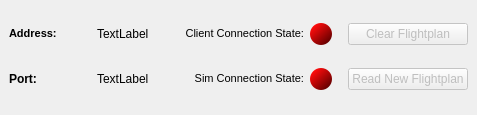
<?xml version="1.0" encoding="UTF-8"?>
<ui version="4.0">
 <class>MainWindow</class>
 <widget class="QMainWindow" name="MainWindow">
  <property name="geometry">
   <rect>
    <x>0</x>
    <y>0</y>
    <width>477</width>
    <height>115</height>
   </rect>
  </property>
  <property name="sizePolicy">
   <sizepolicy hsizetype="Preferred" vsizetype="Preferred">
    <horstretch>0</horstretch>
    <verstretch>0</verstretch>
   </sizepolicy>
  </property>
  <property name="windowTitle">
   <string>Simconnect Server</string>
  </property>
  <widget class="QWidget" name="centralwidget">
   <layout class="QGridLayout" name="gridLayout">
    <property name="sizeConstraint">
     <enum>QLayout::SetNoConstraint</enum>
    </property>
    <property name="leftMargin">
     <number>9</number>
    </property>
    <property name="topMargin">
     <number>6</number>
    </property>
    <property name="rightMargin">
     <number>9</number>
    </property>
    <property name="bottomMargin">
     <number>6</number>
    </property>
    <item row="1" column="8">
     <widget class="QPushButton" name="readNewFpButton">
      <property name="enabled">
       <bool>false</bool>
      </property>
      <property name="sizePolicy">
       <sizepolicy hsizetype="Preferred" vsizetype="Preferred">
        <horstretch>0</horstretch>
        <verstretch>0</verstretch>
       </sizepolicy>
      </property>
      <property name="styleSheet">
       <string notr="true">padding-left: 1em;
padding-right: 1em;</string>
      </property>
      <property name="text">
       <string>Read New Flightplan</string>
      </property>
     </widget>
    </item>
    <item row="0" column="2">
     <spacer name="horizontalSpacer_2">
      <property name="orientation">
       <enum>Qt::Horizontal</enum>
      </property>
      <property name="sizeType">
       <enum>QSizePolicy::Preferred</enum>
      </property>
      <property name="sizeHint" stdset="0">
       <size>
        <width>5</width>
        <height>10</height>
       </size>
      </property>
     </spacer>
    </item>
    <item row="1" column="3">
     <widget class="QLabel" name="portLabel">
      <property name="sizePolicy">
       <sizepolicy hsizetype="Preferred" vsizetype="Preferred">
        <horstretch>0</horstretch>
        <verstretch>0</verstretch>
       </sizepolicy>
      </property>
      <property name="styleSheet">
       <string notr="true"/>
      </property>
      <property name="text">
       <string>TextLabel</string>
      </property>
      <property name="wordWrap">
       <bool>true</bool>
      </property>
      <property name="textInteractionFlags">
       <set>Qt::LinksAccessibleByMouse|Qt::TextSelectableByMouse</set>
      </property>
     </widget>
    </item>
    <item row="0" column="7">
     <spacer name="horizontalSpacer">
      <property name="orientation">
       <enum>Qt::Horizontal</enum>
      </property>
      <property name="sizeType">
       <enum>QSizePolicy::Preferred</enum>
      </property>
      <property name="sizeHint" stdset="0">
       <size>
        <width>10</width>
        <height>10</height>
       </size>
      </property>
     </spacer>
    </item>
    <item row="1" column="5">
     <widget class="QLabel" name="label_4">
      <property name="sizePolicy">
       <sizepolicy hsizetype="Preferred" vsizetype="Preferred">
        <horstretch>0</horstretch>
        <verstretch>0</verstretch>
       </sizepolicy>
      </property>
      <property name="minimumSize">
       <size>
        <width>0</width>
        <height>22</height>
       </size>
      </property>
      <property name="maximumSize">
       <size>
        <width>16777215</width>
        <height>22</height>
       </size>
      </property>
      <property name="font">
       <font>
        <pointsize>8</pointsize>
       </font>
      </property>
      <property name="styleSheet">
       <string notr="true"/>
      </property>
      <property name="text">
       <string>Sim Connection State:</string>
      </property>
      <property name="alignment">
       <set>Qt::AlignRight|Qt::AlignTrailing|Qt::AlignVCenter</set>
      </property>
      <property name="textInteractionFlags">
       <set>Qt::LinksAccessibleByMouse|Qt::TextSelectableByMouse</set>
      </property>
     </widget>
    </item>
    <item row="0" column="5">
     <widget class="QLabel" name="label_3">
      <property name="sizePolicy">
       <sizepolicy hsizetype="Preferred" vsizetype="Preferred">
        <horstretch>0</horstretch>
        <verstretch>0</verstretch>
       </sizepolicy>
      </property>
      <property name="minimumSize">
       <size>
        <width>0</width>
        <height>22</height>
       </size>
      </property>
      <property name="maximumSize">
       <size>
        <width>16777215</width>
        <height>22</height>
       </size>
      </property>
      <property name="font">
       <font>
        <pointsize>8</pointsize>
       </font>
      </property>
      <property name="styleSheet">
       <string notr="true"/>
      </property>
      <property name="text">
       <string>Client Connection State:</string>
      </property>
      <property name="alignment">
       <set>Qt::AlignRight|Qt::AlignTrailing|Qt::AlignVCenter</set>
      </property>
      <property name="textInteractionFlags">
       <set>Qt::LinksAccessibleByMouse|Qt::TextSelectableByMouse</set>
      </property>
     </widget>
    </item>
    <item row="0" column="3">
     <widget class="QLabel" name="addressLabel">
      <property name="sizePolicy">
       <sizepolicy hsizetype="Preferred" vsizetype="Preferred">
        <horstretch>0</horstretch>
        <verstretch>0</verstretch>
       </sizepolicy>
      </property>
      <property name="styleSheet">
       <string notr="true"/>
      </property>
      <property name="text">
       <string>TextLabel</string>
      </property>
      <property name="wordWrap">
       <bool>false</bool>
      </property>
      <property name="textInteractionFlags">
       <set>Qt::LinksAccessibleByMouse|Qt::TextSelectableByMouse</set>
      </property>
     </widget>
    </item>
    <item row="1" column="1">
     <widget class="QLabel" name="label_2">
      <property name="sizePolicy">
       <sizepolicy hsizetype="Preferred" vsizetype="Preferred">
        <horstretch>0</horstretch>
        <verstretch>0</verstretch>
       </sizepolicy>
      </property>
      <property name="font">
       <font>
        <weight>75</weight>
        <bold>true</bold>
       </font>
      </property>
      <property name="styleSheet">
       <string notr="true"/>
      </property>
      <property name="text">
       <string>Port:</string>
      </property>
      <property name="alignment">
       <set>Qt::AlignLeading|Qt::AlignLeft|Qt::AlignVCenter</set>
      </property>
      <property name="textInteractionFlags">
       <set>Qt::LinksAccessibleByMouse|Qt::TextSelectableByMouse</set>
      </property>
     </widget>
    </item>
    <item row="0" column="8">
     <widget class="QPushButton" name="clearFpButton">
      <property name="enabled">
       <bool>false</bool>
      </property>
      <property name="sizePolicy">
       <sizepolicy hsizetype="Preferred" vsizetype="Preferred">
        <horstretch>0</horstretch>
        <verstretch>0</verstretch>
       </sizepolicy>
      </property>
      <property name="styleSheet">
       <string notr="true">padding-left: 1em;
padding-right: 1em;</string>
      </property>
      <property name="text">
       <string>Clear Flightplan</string>
      </property>
     </widget>
    </item>
    <item row="0" column="6">
     <widget class="QLabel" name="clientConnectionState">
      <property name="sizePolicy">
       <sizepolicy hsizetype="MinimumExpanding" vsizetype="MinimumExpanding">
        <horstretch>0</horstretch>
        <verstretch>0</verstretch>
       </sizepolicy>
      </property>
      <property name="minimumSize">
       <size>
        <width>22</width>
        <height>22</height>
       </size>
      </property>
      <property name="maximumSize">
       <size>
        <width>22</width>
        <height>22</height>
       </size>
      </property>
      <property name="styleSheet">
       <string notr="true">color: white;
border-radius: 11;
background-color: qlineargradient(spread:pad, x1:0.145, y1:0.16, x2:0.92, y2:0.988636, stop:0 rgba(255, 12, 12, 255), stop:0.869347 rgba(103, 0, 0, 255));
</string>
      </property>
      <property name="text">
       <string/>
      </property>
     </widget>
    </item>
    <item row="0" column="1">
     <widget class="QLabel" name="label">
      <property name="sizePolicy">
       <sizepolicy hsizetype="Preferred" vsizetype="Preferred">
        <horstretch>0</horstretch>
        <verstretch>0</verstretch>
       </sizepolicy>
      </property>
      <property name="font">
       <font>
        <family>MS Shell Dlg 2</family>
        <pointsize>8</pointsize>
        <weight>75</weight>
        <italic>false</italic>
        <bold>true</bold>
       </font>
      </property>
      <property name="styleSheet">
       <string notr="true"/>
      </property>
      <property name="text">
       <string>Address:</string>
      </property>
      <property name="alignment">
       <set>Qt::AlignLeading|Qt::AlignLeft|Qt::AlignVCenter</set>
      </property>
      <property name="textInteractionFlags">
       <set>Qt::LinksAccessibleByMouse|Qt::TextSelectableByMouse</set>
      </property>
     </widget>
    </item>
    <item row="1" column="6">
     <widget class="QLabel" name="simConnectionState">
      <property name="sizePolicy">
       <sizepolicy hsizetype="MinimumExpanding" vsizetype="MinimumExpanding">
        <horstretch>0</horstretch>
        <verstretch>0</verstretch>
       </sizepolicy>
      </property>
      <property name="minimumSize">
       <size>
        <width>22</width>
        <height>22</height>
       </size>
      </property>
      <property name="maximumSize">
       <size>
        <width>22</width>
        <height>22</height>
       </size>
      </property>
      <property name="styleSheet">
       <string notr="true">color: white;
border-radius: 11;
background-color: qlineargradient(spread:pad, x1:0.145, y1:0.16, x2:0.92, y2:0.988636, stop:0 rgba(255, 12, 12, 255), stop:0.869347 rgba(103, 0, 0, 255));
</string>
      </property>
      <property name="text">
       <string/>
      </property>
     </widget>
    </item>
    <item row="0" column="4">
     <spacer name="horizontalSpacer_3">
      <property name="orientation">
       <enum>Qt::Horizontal</enum>
      </property>
      <property name="sizeType">
       <enum>QSizePolicy::Preferred</enum>
      </property>
      <property name="sizeHint" stdset="0">
       <size>
        <width>5</width>
        <height>10</height>
       </size>
      </property>
     </spacer>
    </item>
   </layout>
  </widget>
 </widget>
 <resources/>
 <connections/>
</ui>
